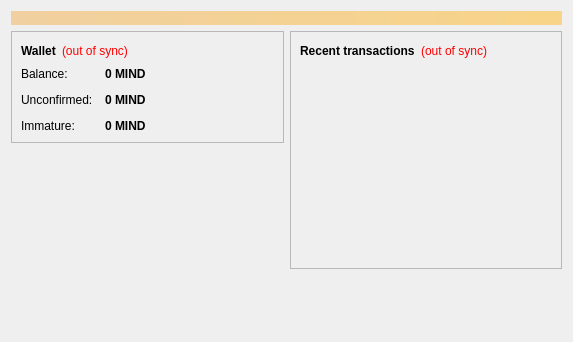
<?xml version="1.0" encoding="UTF-8"?>
<ui version="4.0">
 <class>OverviewPage</class>
 <widget class="QWidget" name="OverviewPage">
  <property name="geometry">
   <rect>
    <x>0</x>
    <y>0</y>
    <width>573</width>
    <height>342</height>
   </rect>
  </property>
  <property name="windowTitle">
   <string>Form</string>
  </property>
  <layout class="QVBoxLayout" name="topLayout">
   <item>
    <widget class="QLabel" name="labelAlerts">
     <property name="visible">
      <bool>false</bool>
     </property>
     <property name="styleSheet">
      <string notr="true">background-color: qlineargradient(x1: 0, y1: 0, x2: 1, y2: 0, stop:0 #F0D0A0, stop:1 #F8D488); color:#000000;</string>
     </property>
     <property name="wordWrap">
      <bool>true</bool>
     </property>
     <property name="margin">
      <number>3</number>
     </property>
    </widget>
   </item>
   <item>
    <layout class="QHBoxLayout" name="horizontalLayout" stretch="1,1">
     <item>
      <layout class="QVBoxLayout" name="verticalLayout_2">
       <item>
        <widget class="QFrame" name="frame">
         <property name="frameShape">
          <enum>QFrame::StyledPanel</enum>
         </property>
         <property name="frameShadow">
          <enum>QFrame::Raised</enum>
         </property>
         <layout class="QVBoxLayout" name="verticalLayout_4">
          <item>
           <layout class="QHBoxLayout" name="horizontalLayout_4">
            <item>
             <widget class="QLabel" name="label_5">
              <property name="font">
               <font>
                <weight>75</weight>
                <bold>true</bold>
               </font>
              </property>
              <property name="text">
               <string>Wallet</string>
              </property>
             </widget>
            </item>
            <item>
             <widget class="QLabel" name="labelWalletStatus">
              <property name="toolTip">
               <string>The displayed information may be out of date. Your wallet automatically synchronizes with the Mindcoin network after a connection is established, but this process has not completed yet.</string>
              </property>
              <property name="styleSheet">
               <string notr="true">QLabel { color: red; }</string>
              </property>
              <property name="text">
               <string notr="true">(out of sync)</string>
              </property>
              <property name="alignment">
               <set>Qt::AlignLeading|Qt::AlignLeft|Qt::AlignVCenter</set>
              </property>
             </widget>
            </item>
            <item>
             <spacer name="horizontalSpacer_2">
              <property name="orientation">
               <enum>Qt::Horizontal</enum>
              </property>
              <property name="sizeHint" stdset="0">
               <size>
                <width>40</width>
                <height>20</height>
               </size>
              </property>
             </spacer>
            </item>
           </layout>
          </item>
          <item>
           <layout class="QFormLayout" name="formLayout_2">
            <property name="fieldGrowthPolicy">
             <enum>QFormLayout::AllNonFixedFieldsGrow</enum>
            </property>
            <property name="horizontalSpacing">
             <number>12</number>
            </property>
            <property name="verticalSpacing">
             <number>12</number>
            </property>
            <item row="0" column="0">
             <widget class="QLabel" name="label">
              <property name="text">
               <string>Balance:</string>
              </property>
             </widget>
            </item>
            <item row="0" column="1">
             <widget class="QLabel" name="labelBalance">
              <property name="font">
               <font>
                <weight>75</weight>
                <bold>true</bold>
               </font>
              </property>
              <property name="cursor">
               <cursorShape>IBeamCursor</cursorShape>
              </property>
              <property name="toolTip">
               <string>Your current balance</string>
              </property>
              <property name="text">
               <string notr="true">0 MIND</string>
              </property>
              <property name="textInteractionFlags">
               <set>Qt::LinksAccessibleByMouse|Qt::TextSelectableByKeyboard|Qt::TextSelectableByMouse</set>
              </property>
             </widget>
            </item>
            <item row="1" column="0">
             <widget class="QLabel" name="label_3">
              <property name="text">
               <string>Unconfirmed:</string>
              </property>
             </widget>
            </item>
            <item row="1" column="1">
             <widget class="QLabel" name="labelUnconfirmed">
              <property name="font">
               <font>
                <weight>75</weight>
                <bold>true</bold>
               </font>
              </property>
              <property name="cursor">
               <cursorShape>IBeamCursor</cursorShape>
              </property>
              <property name="toolTip">
               <string>Total of transactions that have yet to be confirmed, and do not yet count toward the current balance</string>
              </property>
              <property name="text">
               <string notr="true">0 MIND</string>
              </property>
              <property name="textInteractionFlags">
               <set>Qt::LinksAccessibleByMouse|Qt::TextSelectableByKeyboard|Qt::TextSelectableByMouse</set>
              </property>
             </widget>
            </item>
            <item row="2" column="0">
             <widget class="QLabel" name="labelImmatureText">
              <property name="text">
               <string>Immature:</string>
              </property>
             </widget>
            </item>
            <item row="2" column="1">
             <widget class="QLabel" name="labelImmature">
              <property name="font">
               <font>
                <weight>75</weight>
                <bold>true</bold>
               </font>
              </property>
              <property name="toolTip">
               <string>Mined balance that has not yet matured</string>
              </property>
              <property name="text">
               <string notr="true">0 MIND</string>
              </property>
              <property name="textInteractionFlags">
               <set>Qt::LinksAccessibleByMouse|Qt::TextSelectableByKeyboard|Qt::TextSelectableByMouse</set>
              </property>
             </widget>
            </item>
           </layout>
          </item>
         </layout>
        </widget>
       </item>
       <item>
        <spacer name="verticalSpacer">
         <property name="orientation">
          <enum>Qt::Vertical</enum>
         </property>
         <property name="sizeHint" stdset="0">
          <size>
           <width>20</width>
           <height>40</height>
          </size>
         </property>
        </spacer>
       </item>
      </layout>
     </item>
     <item>
      <layout class="QVBoxLayout" name="verticalLayout_3">
       <item>
        <widget class="QFrame" name="frame_2">
         <property name="frameShape">
          <enum>QFrame::StyledPanel</enum>
         </property>
         <property name="frameShadow">
          <enum>QFrame::Raised</enum>
         </property>
         <layout class="QVBoxLayout" name="verticalLayout">
          <item>
           <layout class="QHBoxLayout" name="horizontalLayout_2">
            <item>
             <widget class="QLabel" name="label_4">
              <property name="text">
               <string>&lt;b&gt;Recent transactions&lt;/b&gt;</string>
              </property>
             </widget>
            </item>
            <item>
             <widget class="QLabel" name="labelTransactionsStatus">
              <property name="toolTip">
               <string>The displayed information may be out of date. Your wallet automatically synchronizes with the Mindcoin network after a connection is established, but this process has not completed yet.</string>
              </property>
              <property name="styleSheet">
               <string notr="true">QLabel { color: red; }</string>
              </property>
              <property name="text">
               <string notr="true">(out of sync)</string>
              </property>
              <property name="alignment">
               <set>Qt::AlignRight|Qt::AlignTrailing|Qt::AlignVCenter</set>
              </property>
             </widget>
            </item>
            <item>
             <spacer name="horizontalSpacer">
              <property name="orientation">
               <enum>Qt::Horizontal</enum>
              </property>
              <property name="sizeHint" stdset="0">
               <size>
                <width>40</width>
                <height>20</height>
               </size>
              </property>
             </spacer>
            </item>
           </layout>
          </item>
          <item>
           <widget class="QListView" name="listTransactions">
            <property name="styleSheet">
             <string notr="true">QListView { background: transparent; }</string>
            </property>
            <property name="frameShape">
             <enum>QFrame::NoFrame</enum>
            </property>
            <property name="verticalScrollBarPolicy">
             <enum>Qt::ScrollBarAlwaysOff</enum>
            </property>
            <property name="horizontalScrollBarPolicy">
             <enum>Qt::ScrollBarAlwaysOff</enum>
            </property>
            <property name="selectionMode">
             <enum>QAbstractItemView::NoSelection</enum>
            </property>
           </widget>
          </item>
         </layout>
        </widget>
       </item>
       <item>
        <spacer name="verticalSpacer_2">
         <property name="orientation">
          <enum>Qt::Vertical</enum>
         </property>
         <property name="sizeHint" stdset="0">
          <size>
           <width>20</width>
           <height>40</height>
          </size>
         </property>
        </spacer>
       </item>
      </layout>
     </item>
    </layout>
   </item>
  </layout>
 </widget>
 <resources/>
 <connections/>
</ui>
